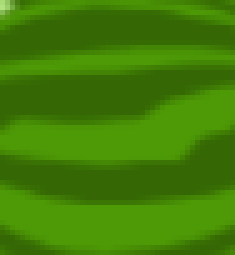
#> input picture Week 7 (GUI,segmentation,Hough Transform)/Media/M4/watermelon.PNG, 47 x 51 px, found by its file name (shown 5 times larger)
$ jupyter execute --allow-errors '7.03 Making Computer Vision Game Bots.ipynb'
#> lines starting #> are read from the running program, lines starting #| are printed output that depends on the picture
#  <center> <font style="color:rgb(100,109,254)">Making Computer Vision Game Bots  </font> </center>
In this notebook we'll see how we can combine Template Matching with Pyautogui to built some interesting Video Game Bots. You can take this same concept and either built your own bots or perform Vision powered GUI automation.

[cell 1]
import pyautogui as pyg
import glob
import matplotlib.pyplot as plt
import numpy as np
import cv2
import time

## <font style="color:rgb(134,19,348)"> Google Dino Game </font>
We are now going to built a game that will play the Google dino game (The one you play when Internet goes down 🤕)

Now there are several objects that the dino need to avoid, like several type of spikes and that crow, lets load them all up from our folder named dinor, we'll use all these pictures as templates

[cell 2]
obstacles = []
for image in glob.glob("media/M4/dinor/*.png"):
    obstacles.append(cv2.imread(image,0))

**You can see all obstacles below**

[cell 3]
rows = np.ceil(len(obstacles)/3)
plt.figure(figsize=[7,7])
for index, obstacle in enumerate(obstacles,1):
    plt.subplot(rows,3,index);plt.imshow(obstacle,cmap='gray');
    plt.title("Obstacle: {}".format(index));plt.axis('off')

**Here is our Dino**

## [Play Dino Game here](http://www.trex-game.skipser.com/)

[cell 4]
def find_dino():
    while True:
        image = pyg.screenshot()
        # Convert PIL image to numpy format and also RGB to BGR
        img = cv2.cvtColor(np.array(image), cv2.COLOR_RGB2BGR)
        dino_location =  pyg.locateOnScreen('media/M4/dinopic.jpg' , confidence=0.90)
        if dino_location is not None:
            # we will get the right corner x location of the bounding box of our dinosour
            return dino_location[0], dino_location[1], dino_location[2], dino_location[3]

##  <font style="color:rgb(134,19,348)"> Estimating the Detection Area </font>
Its really inefficient to search for the dinosaur on the whole screen When we know we only have to look a specific area on the screen to find it, so now we'll just use the detected dinosaur coordinates and some heuristics to estimate the area to perform detection, the estimation also makes sure that the code works regardless of where the dinosaur is on the screen.

#> (a cell that did not finish here is left out)

## <font style="color:rgb(134,19,348)">Test Detection of Obstacles </font>
Check if your obstacle templates are being successfully detected, also record this as a video

#> (a cell that did not finish here is left out)

## <font style="color:rgb(134,19,348)">Adding Logic for Jumping </font>
Now After seeing that our obstacles are being detected we will add logic for the dinosaur to jump, from the above script I have determined that a good threshold to jump would be `260` for my case, (Your's might be different). Now I will just add the following 2 lines to the above script to make the dinosaur jump.

```if np.sort(allx)[0] <  jump:
         pyg.press('up') ```

Which just says if the distance of closest obstacle to the dino is less than our defined threshold then press up (meaning jump).

#> (a cell that did not finish here is left out)

## <font style="color:rgb(134,19,348)"> Ways to Improve the above Bot </font>
- Crop the pictures of obstacles yourself, and notice the examples that are being missed and add more of them.
- Try using masks for obstacle examples since, it will get rid of background (May give better results).
- Instead of using template matching to detect obstacles you can use contour detection.
- Duck when you detect Crow at a certain height.
- Check for the canvas to go dark and then use another obstacle list, (This list will contain the same obstacles but inverted), this way you can even get along when it goes dark.
- Most Importantly Map the Jump variable as a function of time, so as the time increases (so does the speed of incoming obstacles) your dinosaur jumps. So in simple terms you will have to decrease the distance for jumping when the time increases as obstacles will be coming at you at a faster speed.

###  <font style="color:rgb(34,169,134)"> Assignment: Upgrading Dino Bot </font>
Improve the above Dino Bot using at least 3 or more techniques mentioned above, Kudos to you if you can take this to superhuman performance and beyond.

[cell 8]
### ADD CODE HERE

## <font style="color:rgb(134,19,348)">Making a Shooting Bot </font>
Now lets make another simple Game Bot, this time we are going to make a simple shooting Bot which will shoot watermelons, And this time we will see the real advantage of a bot as it will perform better than any human on this game.

Here is the template for the watermelon:

## [Play the Game here](https://scratch.mit.edu/projects/313306691/)

[cell 9]
target = cv2.imread("media/M4/watermelon.png", 0)
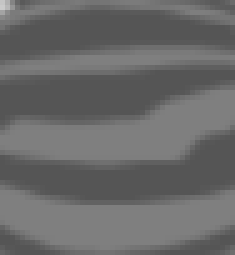
#> target: shape (51, 47) (shown 5 times larger); min 85, max 202, mean 105

# Gr
#> (the rest of this cell did not finish here and is left out)
